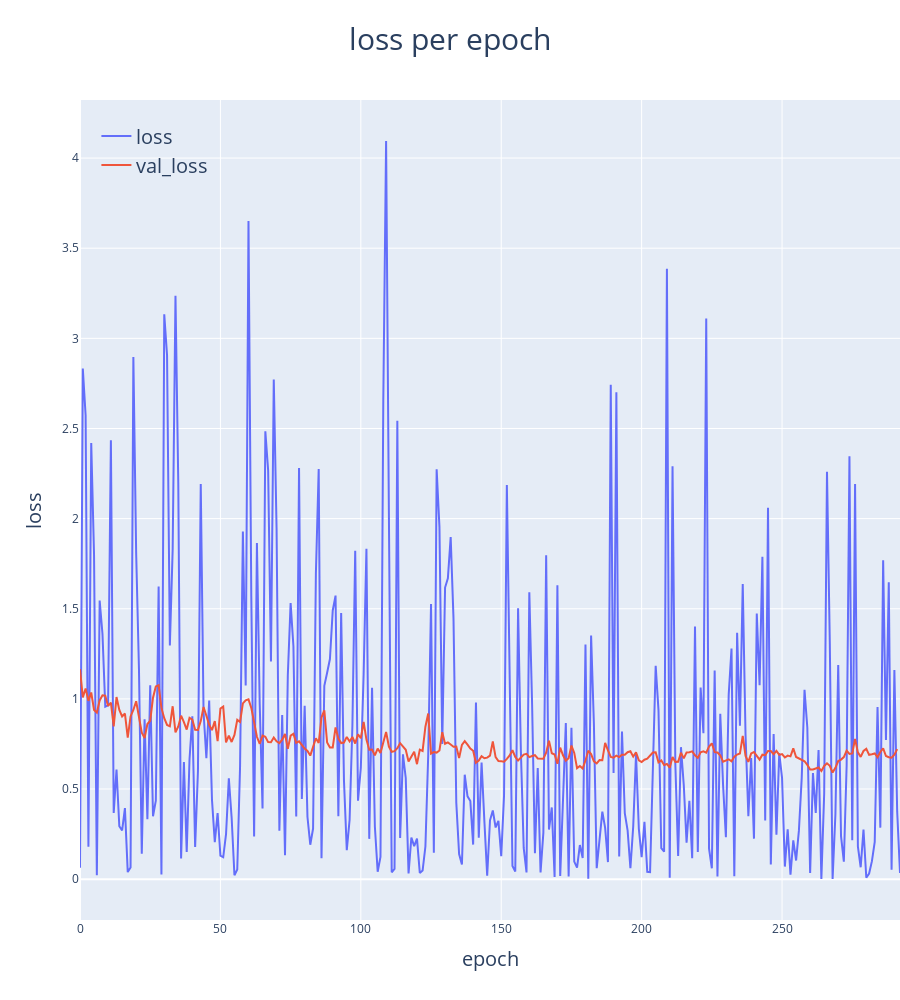

Write notebook code for a chart like this one.
### Code cell
data = [go.Scatter(y = CNN_model.history['loss'][0], name = 'loss'),
        go.Scatter(y = CNN_model.history['val_loss'][0], name = 'val_loss')]

layout = go.Layout(
    height = 1000,
    title = dict(
        text = 'loss per epoch',
        font_size = 30,
        x = .5
    ),
    xaxis_title = dict(
        text = 'epoch',
        font_size = 20
    ),
    yaxis_title = dict(
        text = 'loss',
        font_size = 20
    ),
    legend = dict(
        x = 0.02, y = .98,
        bgcolor = 'rgba(0,0,0,0)',
        font_size = 20
    ),
    margin={'r':0}
)
go.Figure(data, layout)

### Figure 1 — Plotly figure (JSON) as saved in the notebook; plotly's stock layout.template omitted (floating-point values rounded to 4 significant figures; data arrays with more than 128 entries replaced by an {"elided": "..."} marker saying what was removed)
{"data": [{"name": "loss", "type": "scatter", "y": {"elided": "293 float values"}}, {"name": "val_loss", "type": "scatter", "y": {"elided": "292 float values"}}], "layout": {"height": 1000, "legend": {"bgcolor": "rgba(0,0,0,0)", "font": {"size": 20}, "x": 0.02, "y": 0.98}, "margin": {"r": 0}, "title": {"font": {"size": 30}, "text": "loss per epoch", "x": 0.5}, "xaxis": {"title": {"font": {"size": 20}, "text": "epoch"}}, "yaxis": {"title": {"font": {"size": 20}, "text": "loss"}}}}
